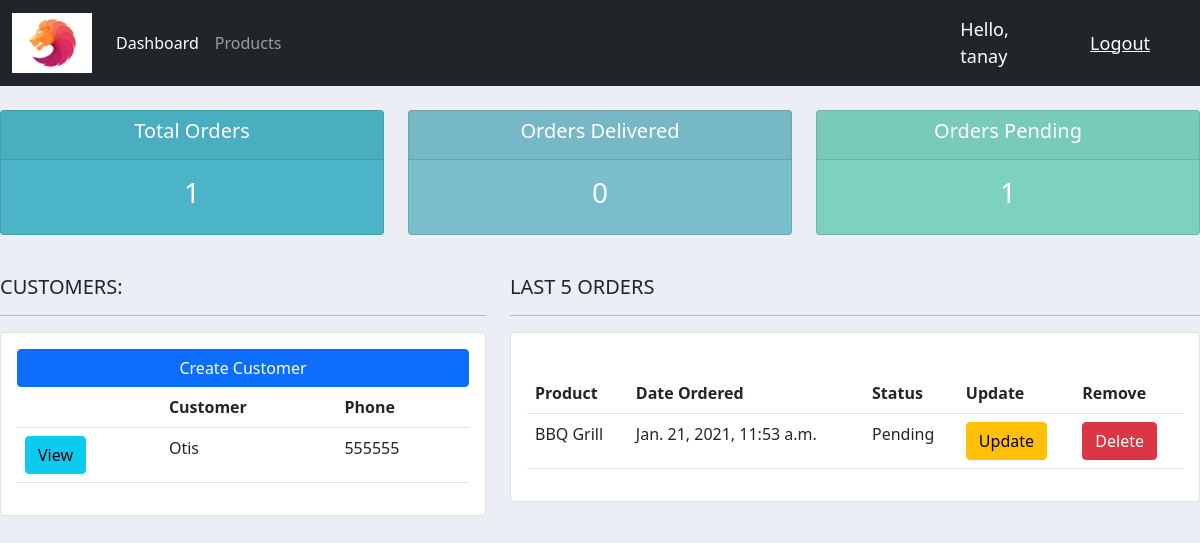
Before: / (signed in) with the older database file.
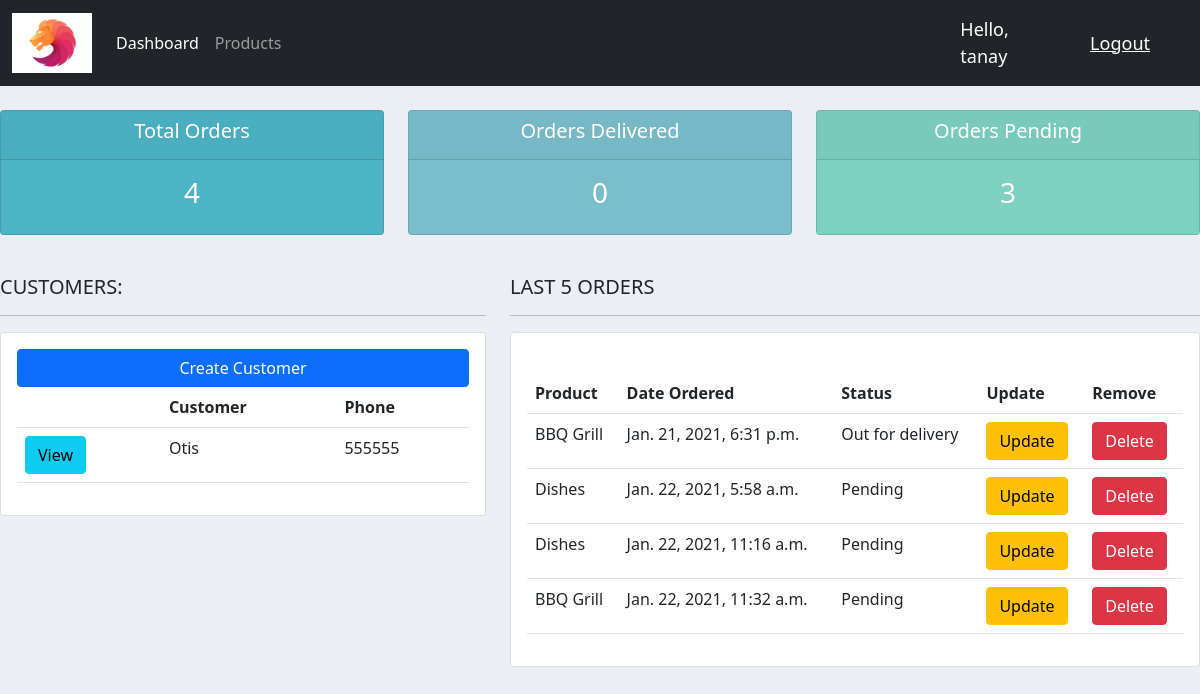
After: the same page with the newer database file.
### accounts/models.py (models this page shows, shortened)
class Customer(models.Model):
    name = models.CharField(max_length=200, null=True)
    phone = models.CharField(max_length=10, null=True)
    email = models.EmailField(null=True)
    date_created = models.DateTimeField(auto_now_add=True, null=True)

class Order(models.Model):
    STATUS = (
        ('Pending', 'Pending'),
        ('Out for delivery', 'Out for delivery'),
        ('Delivered', 'Delivered')
    )
    customer = models.ForeignKey(Customer, null=True, on_delete=models.SET_NULL)
    product = models.ForeignKey(Product, null=True, on_delete = models.SET_NULL)
    date_created = models.DateTimeField(auto_now_add=True, null=True)
    status = models.CharField(max_length=200, null=True, choices=STATUS)
    note = models.CharField(max_length = 1000, null = True)

class Product(models.Model):
    CATEGORY =(
        ('Indoor', 'Indoor'),
        ('Outdoor', 'Outdoor')
    )
    name = models.CharField(max_length=200, null=True)
    price = models.FloatField(null=True)
    category = models.CharField(max_length=200, null=True, choices=CATEGORY)
    description = models.CharField(max_length=200, null=True)
    date_created = models.DateTimeField(auto_now_add=True, null=True)
    tags = models.ManyToManyField(Tag)
    def __str__(self):
        return self.name

### accounts/views.py (the view)
# urls.py: path('', views.home, name="home"),
@login_required(login_url='login')
def home(request):
    customers = Customer.objects.all()
    orders = Order.objects.all()
    total_orders = orders.count()
    pending = orders.filter(status='Pending').count()
    delivered = orders.filter(status='Delivered').count()
    context = {
        'customers': customers,
        'orders': orders,
        'pending': pending,
        'delivered': delivered,
        'total_orders': total_orders
    }
    return render(request,'accounts/home.html', context)

### accounts/templates/accounts/home.html
{%extends 'accounts/base.html'%}
{%block content%}
<br>
{%include 'accounts/status.html'%}
    <br>
    <div class="row">
        <div class="col-md-5">
            <h5>CUSTOMERS:</h5>
            <hr>
            <div class="card card-body">
               <a href="" class="btn btn-primary">Create Customer</a>
                <table class="table">
                    <tr>
                        <th></th>
                        <th>Customer</th>
                        <th>Phone</th>
                        {%for customer in customers%}
                        <tr>
                            <td><a href="{%url 'customer' customer.id%}" class="btn btn-info">View</a></td>
                            <td>{{customer.name}} </td>
                            <td>{{customer.phone}} </td>
                        </tr>
                        {%endfor%}
                    </tr>
                </table>
            </div>
        </div>
        <div class="col-md-7">
            <h5>LAST 5 ORDERS</h5>
            <hr>
            <div class="card card-body">
                <br>
                <table class="table">
                    <tr>
                        <th>Product</th>
                        <th>Date Ordered</th>
                        <th>Status</th>
                        <th>Update</th>
                        <th>Remove</th>
                    </tr>
                    {%for order in orders%}
                    <tr>
                        <td>{{order.product}} </td>
                        <td>{{order.date_created}} </td>
                        <td>{{order.status}} </td>
                        <td><a href="{%url 'update_order' order.id%}" class="btn btn-warning">Update</a></td>
                        <td><a href="{%url 'delete_order' order.id%}" class="btn btn-danger">Delete</a></td>
                    </tr>
                    {%endfor%}
                </table>
            </div>
        </div>
    </div>
{%endblock%}

### accounts/templates/accounts/base.html (shortened to what this page needs)
{%load static %}
<!doctype html>
<html lang="en">
  <head>
    <link href="https://cdn.jsdelivr.net/npm/bootstrap@5.0.0-beta1/dist/css/bootstrap.min.css" rel="stylesheet">
    <link rel="stylesheet" href="{%static '/css/main.css'%}">
  </head>
  <body>
    <nav class="navbar navbar-expand-lg navbar-dark bg-dark">
        <div class="container-fluid">
          <a class="navbar-brand" href="{%url 'home'%}"><img src="{%static '/images/logo.jpg'%}" alt="" style="max-width: 80px;"></a>
          <div class="collapse navbar-collapse" id="navbarNav">
            <ul class="navbar-nav">
              <li class="nav-item">
                <a class="nav-link active" aria-current="page" href="{%url 'home'%}">Dashboard</a>
              </li>
              <li class="nav-item">
                <a class="nav-link" href="{%url 'products'%}">Products</a>
              </li>
            </ul>
          </div>
        </div>
        <span class="hello-msg">Hello, {{request.user}} </span>
        <span ><a href="{%url 'logout'%}" class="hello-msg">Logout</a></span>
      </nav>
      {%block content%}
      {%endblock%}
  </body>
</html>

### accounts/templates/accounts/status.html
<div class="row">
    <div class="col">
        <div class="col md">
            <div class="card text-center text-white mb-3" id="total-orders">
                <div class="card-header">
                    <h5 class="card-title">Total Orders</h5>
                </div>
                <div class="card-body">
                    <h3 class="card-title">{{total_orders}}</h3>
                </div>
            </div>
        </div>
    </div>
    <div class="col">
        <div class="col md">
            <div class="card text-center text-white mb-3" id="orders-delivered">
                <div class="card-header">
                    <h5 class="card-title">Orders Delivered</h5>
                </div>
                <div class="card-body">
                    <h3 class="card-title">{{delivered}}</h3>
                </div>
            </div>
        </div>
    </div>
    <div class="col">
        <div class="col md">
            <div class="card text-center text-white mb-3" id="orders-pending">
                <div class="card-header">
                    <h5 class="card-title">Orders Pending</h5>
                </div>
                <div class="card-body">
                    <h3 class="card-title">{{pending}}</h3>
                </div>
            </div>
        </div>
    </div>
</div>

### static/css/main.css (style rules this page uses)
body { background-color: #ebeff5; }
#total-orders { background-color: #4cb4c7; }
#orders-delivered { background-color: #7abecc; }
#orders-pending { background-color: #7cd1c0; }
.hello-msg { font-size: 18px; color: #fff; margin-right: 50px; }

Changed rows visible on the page:
removed Order: product "BBQ Grill", date_created "Jan. 21, 2021, 11:53 a.m.", status "Pending"
added Order: product "BBQ Grill", date_created "Jan. 21, 2021, 6:31 p.m.", status "Out for delivery"
added Order: product "Dishes", date_created "Jan. 22, 2021, 5:58 a.m.", status "Pending"
added Order: product "Dishes", date_created "Jan. 22, 2021, 11:16 a.m.", status "Pending"
added Order: product "BBQ Grill", date_created "Jan. 22, 2021, 11:32 a.m.", status "Pending"
Other visible differences:
{{ total_orders }}: "1" → "4"
{{ pending }}: "1" → "3"
